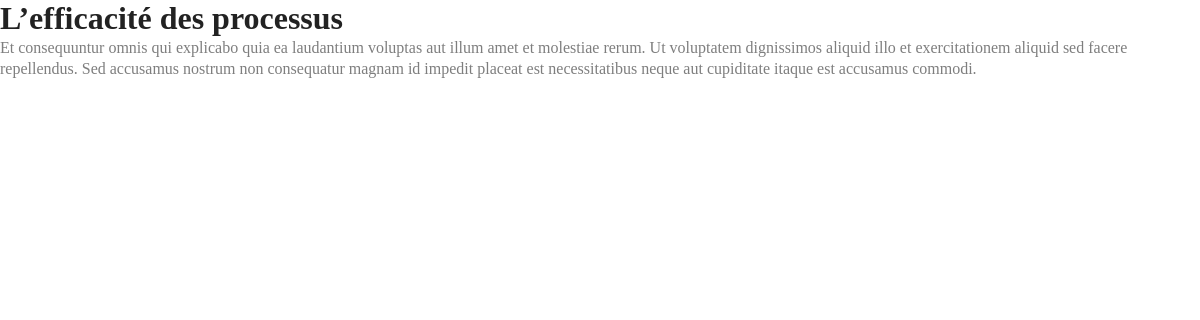
Page /index.php?page=services&id=2 on the committed database.
### tables this page shows
CREATE TABLE `services` (
                            `id` int(11) NOT NULL,
                            `title` varchar(255) DEFAULT NULL,
                            `content` longtext,
                            `imageURL` varchar(255) DEFAULT NULL,
                            `category_id` int(11) DEFAULT NULL
);

### app/App.php (called while the page is built, shortened)
<?php
class App{
    private $db_instance;
    private static $_instance;
    public static function getInstance(){
        if (is_null(self::$_instance)){
            self::$_instance = new App();
        }
        return self::$_instance;
    }
    public static function load(){
        require ROOT . '/app/Autoloader.php';
        require ROOT . '/core/Autoloader.php';
    }
    public function getTable($name){
        return new $class_name($this->getDb());
    }
    public function getDb(){
        $config = Config::getInstance(ROOT . '/config/config.php');
        if(is_null($this->db_instance)){
            $this->db_instance = new MySQLDatabase($config->get('db_name'), $config->get('db_user'), $config->get('db_pass'), $config->get('db_host'));
        }
        return $this->db_instance;
    }
}

### app/Autoloader.php (called while the page is built, shortened)
<?php
class Autoloader{
    static function autoload($class_name){
        if(strpos($class_name, __NAMESPACE__ . "\\") === 0){
            $class_name = str_replace(__NAMESPACE__ . '\\', '', $class_name);
            $class_name = str_replace('\\', '/', $class_name);
        }
    }
}

### core/Autoloader.php (called while the page is built, shortened)
<?php
class Autoloader{
    static function autoload($class_name){
        if(strpos($class_name, __NAMESPACE__ . "\\") === 0){
            $class_name = str_replace(__NAMESPACE__ . '\\', '', $class_name);
            $class_name = str_replace('\\', '/', $class_name);
        }
    }
}

### config/config.php (called while the page is built)
<?php
    return array(
        "db_name" => "pladb",
        "db_user" => "root",
        "db_pass" => "root",
        "db_host" => "localhost"
    );
?>

### core/Config.php (called while the page is built, shortened)
<?php
class Config{
    private $settings = [];
    private static $_instance;
    public static function getInstance($file){
        if(is_null(self::$_instance)){
            self::$_instance = new Config($file);
        }
        return self::$_instance;
    }
    public function __construct($file){
        $this->settings = require($file);
    }
    public function get($key){
        return $this->settings[$key];
    }
}

### core/Table/Table.php (called while the page is built, shortened)
<?php
class Table{
    protected $table;
    protected $db;
    public function __construct(Database $db){
        $this->db = $db;
    }
    public function find($id){
        return $this->query("
            SELECT *
            FROM {$this->table}
            WHERE id = ?
        ", [$id], true);
    }
    public function query($statement, $attributes = null, $one = false ){
        if($attributes){
            return $this->db->prepare(
                $statement,
                $attributes,
                str_replace(
                    'Table',
                    'Entity',
                    get_class($this)
                ),
                $one
            );
        }else{
            return $this->db->query(
                $statement,
                str_replace(
                    'Table',
                    'Entity',
                    get_class($this)
                ),
                $one
            );
        }
    }
}

### core/Database/MySQLDatabase.php (called while the page is built, shortened)
<?php
class MySQLDatabase extends Database{
    private $pdo;
    private function getPDO()
    {
        if ($this->pdo === null) {
            $pdo = new PDO('mysql:dbname=pladb;host=localhost', 'root', 'root');
            $pdo->setAttribute(PDO::ATTR_ERRMODE, PDO::ERRMODE_EXCEPTION);
            $this->pdo = $pdo;
        }
        return $this->pdo;
    }
    public function prepare($statement, $attributes, $class_name = null, $only_one = false){
        $req = $this->getPDO()->prepare($statement);
        $res = $req->execute($attributes);
        if ($class_name === null){
            $req->setFetchMode(PDO::FETCH_OBJ);
        }else{
            $req->setFetchMode(PDO::FETCH_CLASS, $class_name);
        }
        if ($only_one){
            $data = $req->fetch();
        }else{
            $data = $req->fetchAll();
        }
        return $data;
    }
}

### pages/service.php (the view, shortened to what this page needs)
<?php
    $app = App::getInstance();
    $servicesTable = $app->getTable('Services');
    $service = $servicesTable->find($_GET['id']);
?>
    <h1><?= $service->title; ?></h1>
    <p>
        <?= $service->content; ?>
    </p>

### public/index.php (shortened to what this page needs)
<?php
require ROOT . '/app/App.php';
if(isset($_GET['page'])){
    $page = $_GET['page'];
}else{
    $page = 'home';
}
if($page === 'home'){
    require ROOT . '/pages/home.php';
}elseif ($page === 'project'){
    require ROOT . '/pages/single.php';
}elseif ($page === 'services'){
    require ROOT . '/pages/service.php';
}elseif ($page === 'connexion'){
    require ROOT . '/pages/users/connexion.php';
}
$content = ob_get_clean();
require ROOT . '/pages/templates/default.php';

### pages/templates/default.php (shortened to what this page needs)
<!DOCTYPE html>
<html lang="en">
    <head>
        <link rel="stylesheet" href="css/standart/main.css">
        <link rel="stylesheet" href="css/standart/general_style.css">
        <link rel="stylesheet" href="css/standart/contact_style.css">
        <link rel="stylesheet" href="css/mobile_style/mobile-standart.css">
    </head>
    <body>
        <div class="container">
            <?= $content; ?>
        </div>
    </body>
</html>

### public/css/standart/main.css (style rules this page uses)
p { line-height: 1.33em; color: #7E7E7E; }
h1 { color: #EEEEEE; }

### public/css/standart/general_style.css (style rules this page uses)
:root { --globalOrange: #FF6100; --globalOrangeRGB: rgba(255, 97, 0, 1) ; --light-varianteOrange: #FFA46E; --ultra-light-orange: #FFC4AA; --my-white: #FFFFFF; --my-weight-white: #E4E4E4; --background-color: #F6F6F6; --my-black: #202020; --my-grey: #EFEFEF; --my-light-grey: #B1B1B1; --text-color-theme : #FA5F02; }
* { margin: 0; padding: 0; box-sizing: border-box; }
html, body, .container { width: 100%; height: 100%; color: var(--text-color-theme); background-color: var(--my-white); }
.container { position: relative; }
.link, h1, h2, h3, h4 { text-decoration: none; }
h1 { color: #EEEEEE; }

### rows in the picture
services: title "L’efficacité des processus", content "Et consequuntur omnis qui explicabo quia ea laudantium voluptas aut illum amet et molestiae rerum. Ut voluptatem dignissimos aliquid illo et exercitationem aliquid sed facere repellendus. Sed accusamus nostrum non consequatur magnam id impedit placeat est necessitatibus neque aut cupiditate itaque est accusamus commodi."
